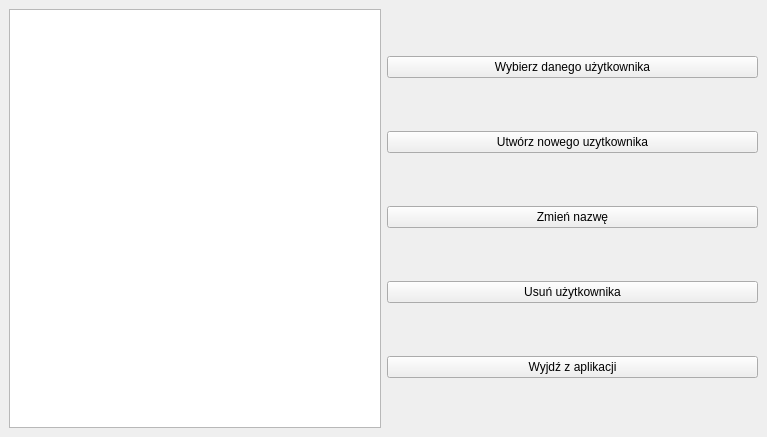
<?xml version="1.0" encoding="UTF-8"?>
<ui version="4.0">
 <class>LoginWindow</class>
 <widget class="QMainWindow" name="LoginWindow">
  <property name="geometry">
   <rect>
    <x>0</x>
    <y>0</y>
    <width>767</width>
    <height>437</height>
   </rect>
  </property>
  <property name="windowTitle">
   <string>MainWindow</string>
  </property>
  <widget class="QWidget" name="centralwidget">
   <property name="layoutDirection">
    <enum>Qt::LeftToRight</enum>
   </property>
   <property name="autoFillBackground">
    <bool>true</bool>
   </property>
   <layout class="QGridLayout" name="gridLayout" columnstretch="2,2,0">
    <property name="sizeConstraint">
     <enum>QLayout::SetDefaultConstraint</enum>
    </property>
    <item row="0" column="0">
     <widget class="QListWidget" name="dbUsersWidget"/>
    </item>
    <item row="0" column="1">
     <layout class="QVBoxLayout" name="verticalLayout">
      <property name="spacing">
       <number>6</number>
      </property>
      <item>
       <widget class="QPushButton" name="chooseButton">
        <property name="text">
         <string>Wybierz danego użytkownika</string>
        </property>
       </widget>
      </item>
      <item>
       <widget class="QPushButton" name="createNewButton">
        <property name="text">
         <string>Utwórz nowego uzytkownika</string>
        </property>
       </widget>
      </item>
      <item>
       <widget class="QPushButton" name="changeNameButton">
        <property name="text">
         <string>Zmień nazwę</string>
        </property>
       </widget>
      </item>
      <item>
       <widget class="QPushButton" name="deleteButton">
        <property name="text">
         <string>Usuń użytkownika</string>
        </property>
       </widget>
      </item>
      <item>
       <widget class="QPushButton" name="exitButton">
        <property name="text">
         <string>Wyjdź z aplikacji</string>
        </property>
       </widget>
      </item>
     </layout>
    </item>
   </layout>
  </widget>
 </widget>
 <resources/>
 <connections/>
</ui>
